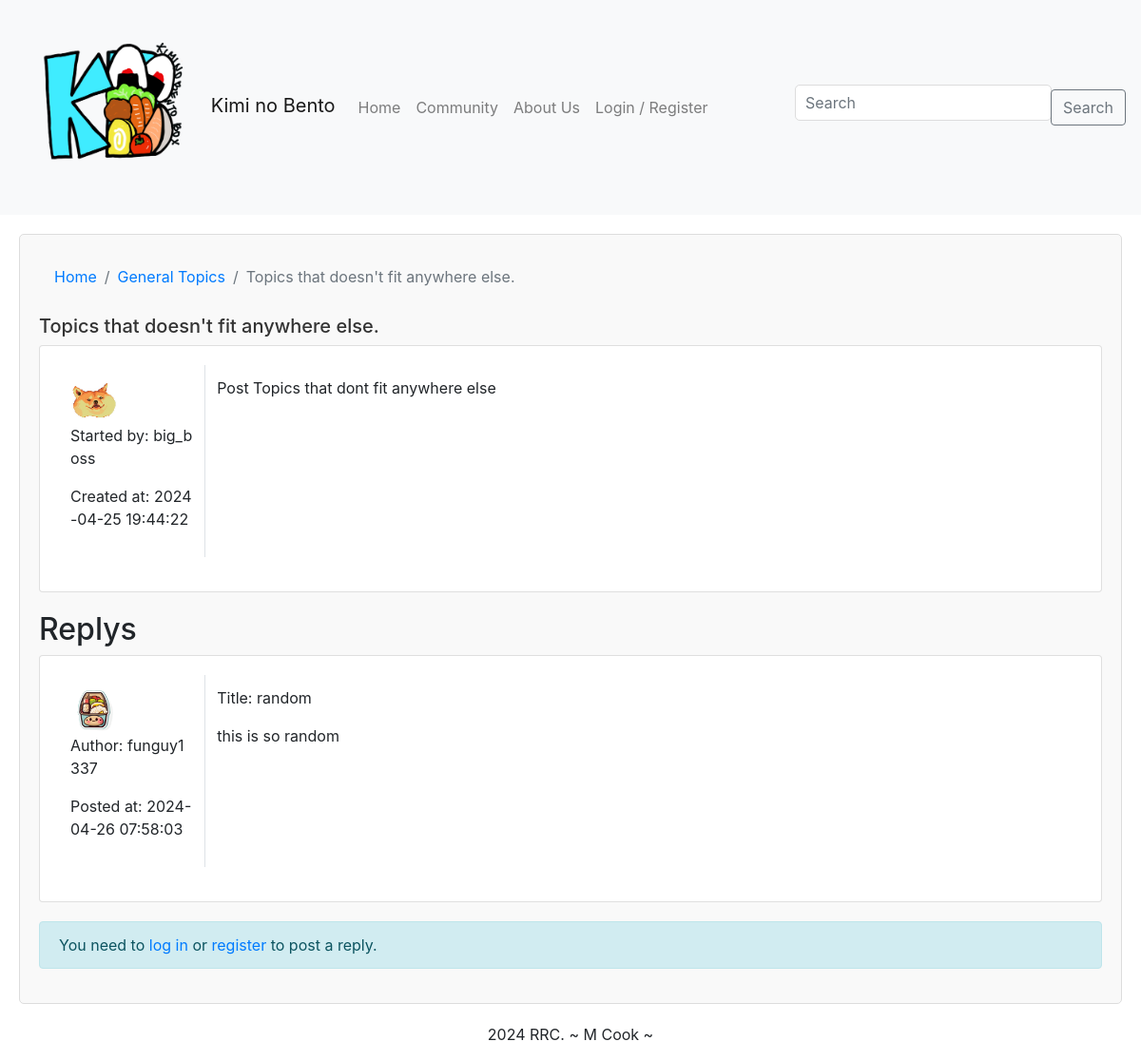
Screenshot of /show_topic.php?topic_id=1 with the database file from the repository.
### tables this page shows
CREATE TABLE `topics` (
  `topic_id` int(11) NOT NULL,
  `category_id` int(11) DEFAULT NULL,
  `title` varchar(255) NOT NULL,
  `topic_content` text NOT NULL,
  `topic_starter_id` int(11) DEFAULT NULL,
  `img_url` text DEFAULT NULL,
  `date_created` timestamp NOT NULL DEFAULT current_timestamp(),
  `reply_count` int(11) DEFAULT 0
);

CREATE TABLE `categories` (
  `category_id` int(11) NOT NULL,
  `name` varchar(255) NOT NULL,
  `date_created` timestamp NOT NULL DEFAULT current_timestamp() ON UPDATE current_timestamp()
);

CREATE TABLE `profiles` (
  `profiles_id` int(11) NOT NULL,
  `profiles_pfp` text NOT NULL,
  `profiles_about` varchar(255) DEFAULT NULL,
  `profiles_introtitle` varchar(100) DEFAULT NULL,
  `profiles_introtext` text DEFAULT NULL,
  `user_id` int(11) DEFAULT NULL
);

CREATE TABLE `users` (
  `user_id` int(11) NOT NULL,
  `username` varchar(30) NOT NULL,
  `email` varchar(60) NOT NULL,
  `password_hash` varchar(255) NOT NULL,
  `role_id` int(3) NOT NULL,
  `date_created` date NOT NULL DEFAULT current_timestamp()
);

CREATE TABLE `posts` (
  `post_id` int(11) NOT NULL,
  `topic_id` int(11) DEFAULT NULL,
  `author_id` int(11) DEFAULT NULL,
  `title` text NOT NULL,
  `content` text NOT NULL,
  `date_created` timestamp NOT NULL DEFAULT current_timestamp()
);

### inc/config.inc.php (called while the page is built, shortened)
<?php
function isLoggedIn()
{
    return isset($_SESSION['user_id']);
}

### show_topic.php (the view, shortened to what this page needs)
<?php
include('inc/database.inc.php');
include('inc/config.inc.php');
include('inc/header.inc.php');
if (isset($_GET['topic_id']) && !empty($_GET['topic_id'])) {
    $topic_id = htmlspecialchars($_GET['topic_id']);
    $stmt = $db->prepare("SELECT t.*,
                                c.name AS category_name,
                                u.username AS topic_starter_username,
                                profiles.profiles_pfp AS topic_starter_pfp
                            FROM topics t
                            LEFT JOIN categories c ON t.category_id = c.category_id
                            LEFT JOIN users u ON t.topic_starter_id = u.user_id
                            LEFT JOIN profiles ON u.user_id = profiles.user_id
                            WHERE t.topic_id = ?");
    $stmt->execute([$topic_id]);
    $topic = $stmt->fetch(PDO::FETCH_ASSOC);
    $stmt = $db->prepare("SELECT p.*,
                                u.username AS post_author_username,
                                profiles.profiles_pfp AS post_author_pfp
                            FROM posts p
                            LEFT JOIN users u ON p.author_id = u.user_id
                            LEFT JOIN profiles ON u.user_id = profiles.user_id
                            WHERE p.topic_id = ?
                            ORDER BY p.date_created ASC");
    $stmt->execute([$topic_id]);
    $posts = $stmt->fetchAll(PDO::FETCH_ASSOC);
} else {
    header("Location: error.php");
    exit;
}
$titleValue = $contentValue = '';
?>
<div class="forum-container">
    <nav aria-label="breadcrumb ">
        <ol class="breadcrumb forum-breadcrumb">
            <li class="breadcrumb-item"><a href="index.php">Home</a></li>
            <li class="breadcrumb-item"><a href="community.php?category=<?= $topic['category_id'] ?>"><?= $topic['category_name'] ?></a></li>
            <li class="breadcrumb-item active" aria-current="page"><?= (strip_tags(htmlspecialchars_decode($topic['title']))) ?></li>
        </ol>
    </nav>
    <h2 class="forum-topic"><?= (strip_tags(htmlspecialchars_decode($topic['title']))) ?></h2>
    <div class="card">
        <div class="card-body topic-content">
            <table class=" table">
                <tbody>
                    <tr>
                        <td class="col-1  border-right border-top-0 ">
                            <?php if (!empty($topic['topic_starter_pfp'])) : ?>
                                <img src="cms-kimi-no-bento/<?= $topic['topic_starter_pfp'] ?>" alt="<?= $topic['topic_starter_username'] ?>" class="rounded-circle" width="50" height="50">
                            <?php endif; ?>
                            <p>Started by: <?= $topic['topic_starter_username'] ?></p>
                            <p>Created at: <?= $topic['date_created'] ?></p>
                        </td>
                        <td class="col-6 border-0"><?= htmlspecialchars_decode($topic['topic_content']) ?>
                    </tr>
                </tbody>
            </table>
        </div>
    </div>
    <div class="forum-post-list">
        <h2>Replys</h2>
        <?php foreach ($posts as $post) : ?>
            <div class="card">
                <div class="card-body ">
                    <table class="table">
                        <tbody>
                            <tr>
                                <td class="col-1  border-right border-top-0 ">
                                    <?php if (!empty($post['post_author_pfp'])) : ?>
                                        <img src="cms-kimi-no-bento/<?= $post['post_author_pfp'] ?>" alt="<?= $post['post_author_username'] ?>" class="rounded-circle" width="50" height="50">
                                    <?php endif; ?>
                                    <p>Author: <?= $post['post_author_username'] ?></p>
                                    <p>Posted at: <?= $post['date_created'] ?></p>
                                </td>
                                <td class="col-6 border-0">
                                    <p>Title: <?= $post['title'] ?></p>
                                    <p><?= $post['content'] ?></p>
                                </td>
                            </tr>
                        </tbody>
                    </table>
                </div>
            </div>
        <?php endforeach; ?>
    </div>
    <?php if (isLoggedIn()) : ?>
        <div class="forum-reply-form reply-form">
            <h3>Reply to this topic</h3>
            <form method="post" action="backend/submit_post.php">
                <input type="hidden" name="topic_id" value="<?php echo $topic_id; ?>">
                <div class="form-group">
                    <label for="reply_title">Reply Title</label>
                    <input type="text" class="form-control" id="reply_title" name="reply_title" value="<?php echo htmlspecialchars($titleValue); ?>">
                    <?php if (isset($errors['reply_title'])) : ?>
                        <div class="text-danger"><?php echo $errors['reply_title']; ?></div>
                    <?php endif; ?>
                </div>
                <div class="form-group">
                    <label for="reply_content">Your Reply</label>
                    <textarea class="form-control" id="reply_content" name="reply_content" rows="3"><?php echo htmlspecialchars($contentValue); ?></textarea>
                    <?php if (isset($errors['reply_content'])) : ?>
                        <div class="text-danger"><?php echo $errors['reply_content']; ?></div>
                    <?php endif; ?>
                </div>
                <div>
                    <img src="inc/captcha.inc.php" alt="captcha" />
                    <br />
                    <br />
                    <input type="text" name="captcha" />
                    <?php if (isset($errors['captcha'])) : ?>
                        <div class="text-danger"><?php echo $errors['captcha']; ?></div>
                    <?php endif; ?>
                </div>
                <br /><br />
                <input type="hidden" name="verify" value="1">
                <button type="submit" class="btn btn-primary">Post Reply</button>
            </form>
        </div>
    <?php else : ?>
        <div class="forum-alert alert alert-info" role="alert">
            You need to <a href="user/login.php">log in</a> or <a href="user/register.php">register</a> to post a reply.
        </div>
    <?php endif; ?>
</div>
<?php include('inc/footer.inc.php'); ?>

### CSS/styles.css (style rules this page uses)
.breadcrumb { background-color: transparent; }
table { table-layout: auto; width: 10px; }
td { word-break: break-all; }
.forum-container { margin: 20px; padding: 20px; background-color: #f9f9f9; border: 1px solid #ddd; border-radius: 5px; }
.forum-breadcrumb { background-color: transparent; }
.forum-topic { color: #333; font-size: 20px; margin-top: 10px; }
.forum-post-list { margin-top: 20px; display: grid; }
.forum-alert { margin-top: 20px; }

### rows the page displays
topics: category.name "General Topics", title "Topics that doesn't fit anywhere else.", profiles.profiles_pfp (picture), topic_starter.username "big_boss", date_created "2024-04-25 19:44:22", topic_content "Post Topics that dont fit anywhere else"
posts: profiles.profiles_pfp (placeholder picture), author.username "funguy1337", date_created "2024-04-26 07:58:03", title "random", content "this is so random"
